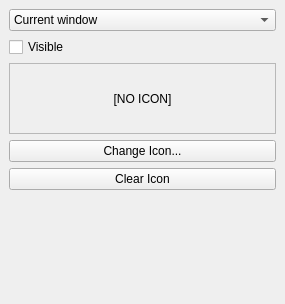
<ui version="4.0" >
 <class>MenuEditor</class>
 <widget class="QDockWidget" name="MenuEditor" >
  <property name="geometry" >
   <rect>
    <x>0</x>
    <y>0</y>
    <width>285</width>
    <height>304</height>
   </rect>
  </property>
  <property name="features" >
   <set>QDockWidget::DockWidgetClosable|QDockWidget::DockWidgetMovable</set>
  </property>
  <property name="allowedAreas" >
   <set>Qt::LeftDockWidgetArea|Qt::RightDockWidgetArea</set>
  </property>
  <property name="windowTitle" >
   <string>Customize Menu</string>
  </property>
  <widget class="QWidget" name="dockWidgetContents" >
   <layout class="QVBoxLayout" name="verticalLayout" >
    <item>
     <widget class="QComboBox" name="iconItemCombo" >
      <property name="sizeAdjustPolicy" >
       <enum>QComboBox::AdjustToContents</enum>
      </property>
      <item>
       <property name="text" >
        <string>Current window</string>
       </property>
      </item>
      <item>
       <property name="text" >
        <string>Window Default</string>
       </property>
      </item>
      <item>
       <property name="text" >
        <string>Close</string>
       </property>
      </item>
      <item>
       <property name="text" >
        <string>Close All</string>
       </property>
      </item>
      <item>
       <property name="text" >
        <string>Tile</string>
       </property>
      </item>
      <item>
       <property name="text" >
        <string>Cascade</string>
       </property>
      </item>
      <item>
       <property name="text" >
        <string>Next</string>
       </property>
      </item>
      <item>
       <property name="text" >
        <string>Previous</string>
       </property>
      </item>
     </widget>
    </item>
    <item>
     <widget class="QCheckBox" name="itemVisibleBox" >
      <property name="text" >
       <string>Visible</string>
      </property>
     </widget>
    </item>
    <item>
     <widget class="QLabel" name="iconLabel" >
      <property name="minimumSize" >
       <size>
        <width>0</width>
        <height>71</height>
       </size>
      </property>
      <property name="maximumSize" >
       <size>
        <width>16777215</width>
        <height>71</height>
       </size>
      </property>
      <property name="frameShape" >
       <enum>QFrame::StyledPanel</enum>
      </property>
      <property name="frameShadow" >
       <enum>QFrame::Sunken</enum>
      </property>
      <property name="text" >
       <string>[NO ICON]</string>
      </property>
      <property name="alignment" >
       <set>Qt::AlignCenter</set>
      </property>
     </widget>
    </item>
    <item>
     <widget class="QPushButton" name="iconChangeButton" >
      <property name="text" >
       <string>Change Icon...</string>
      </property>
     </widget>
    </item>
    <item>
     <widget class="QPushButton" name="iconClearButton" >
      <property name="text" >
       <string>Clear Icon</string>
      </property>
     </widget>
    </item>
    <item>
     <spacer name="verticalSpacer" >
      <property name="orientation" >
       <enum>Qt::Vertical</enum>
      </property>
      <property name="sizeHint" stdset="0" >
       <size>
        <width>113</width>
        <height>57</height>
       </size>
      </property>
     </spacer>
    </item>
   </layout>
  </widget>
 </widget>
 <resources/>
 <connections/>
</ui>
